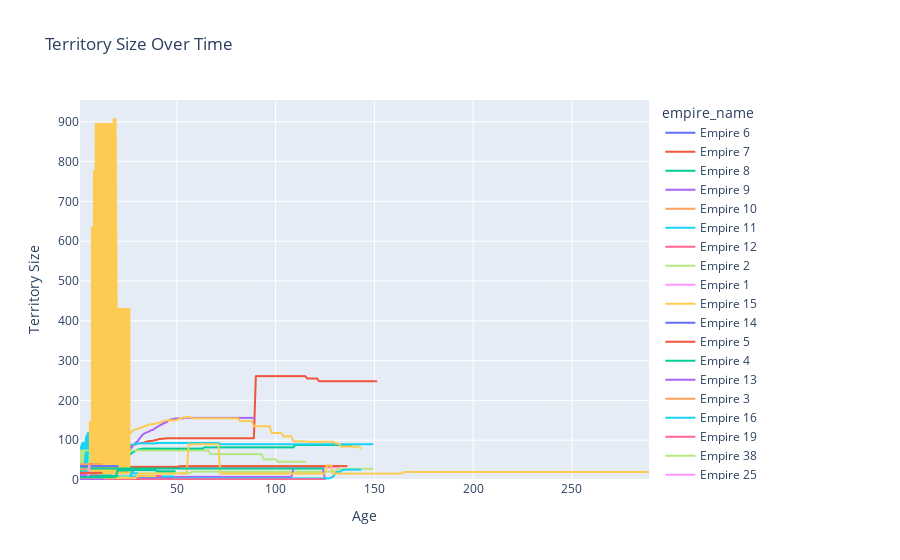
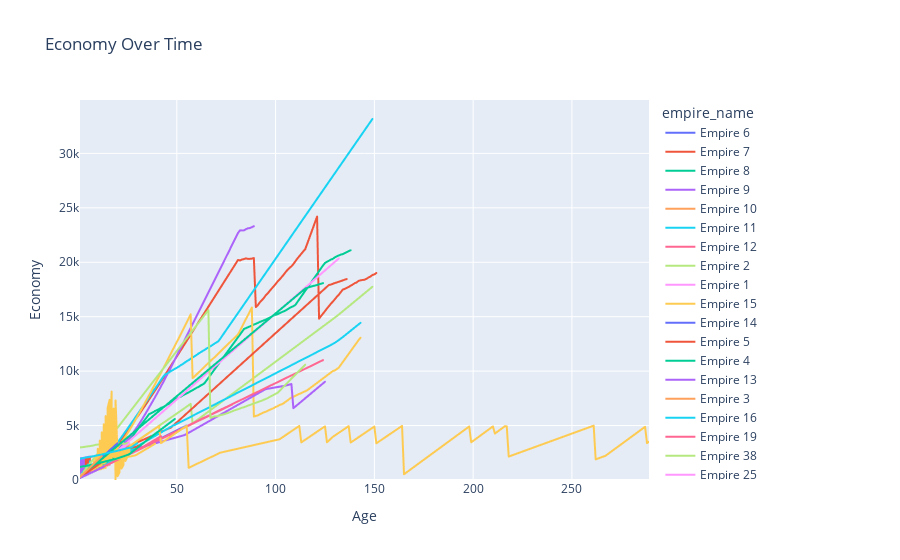
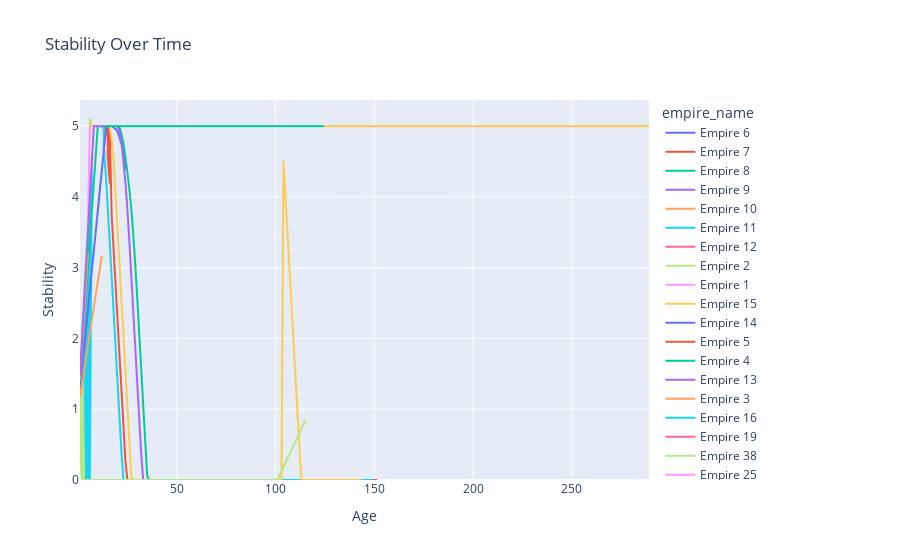

Notebook cell for these charts, in order:
### Code cell
#metrics_df = spark.read.format("delta").option("header", "true").load(delta_lake_path)

import plotly.express as px

# Territory Size over Time for Each Empire
fig_territory = px.line(metrics_df, x="age", y="territory_size", color="empire_name",
                        title="Territory Size Over Time",
                        labels={"age": "Age", "territory_size": "Territory Size"})
fig_territory.update_layout(
    yaxis=dict(
        type="linear",  # Ensure the y-axis is treated as a continuous scale
        rangemode="tozero"  # Optionally set the axis to start at 0
    )
)
fig_territory.show()

# Economy over Time for Each Empire
fig_economy = px.line(metrics_df, x="age", y="economy", color="empire_name",
                      title="Economy Over Time",
                      labels={"age": "Age", "economy": "Economy"})
fig_economy.update_layout(
    yaxis=dict(
        type="linear",  # Ensure the y-axis is treated as a continuous scale
        rangemode="tozero"  # Optionally set the axis to start at 0
    )
)
fig_economy.show()

# Stability over Time for Each Empire
fig_stability = px.line(metrics_df, x="age", y="stability", color="empire_name",
                        title="Stability Over Time",
                        labels={"age": "Age", "stability": "Stability"})
fig_stability.update_layout(
    yaxis=dict(
        type="linear",  # Ensure the y-axis is treated as a continuous scale
        rangemode="tozero"  # Optionally set the axis to start at 0
    )
)                       
fig_stability.show()
